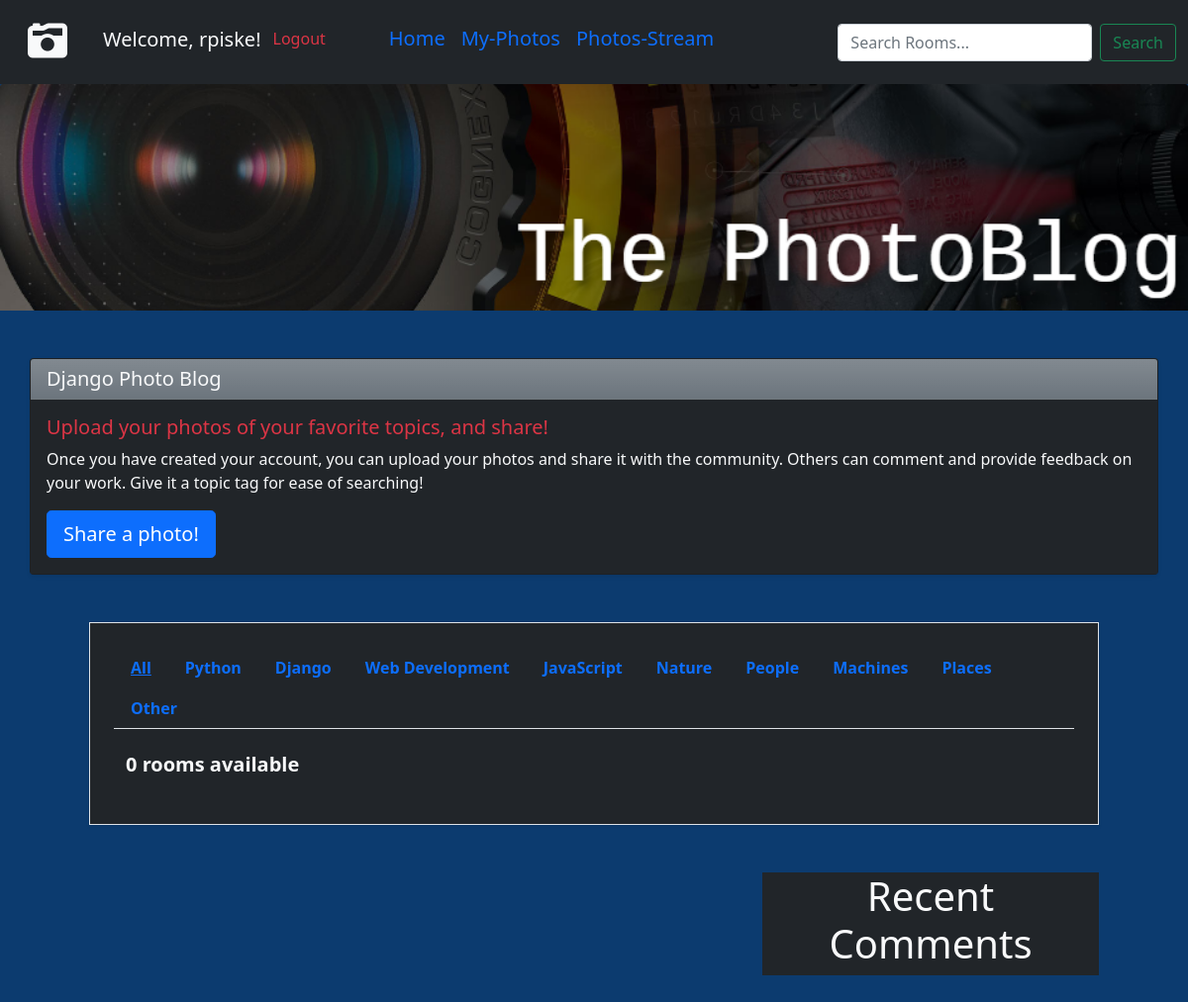
Before: /?q=Animals (signed in) with the older database file.
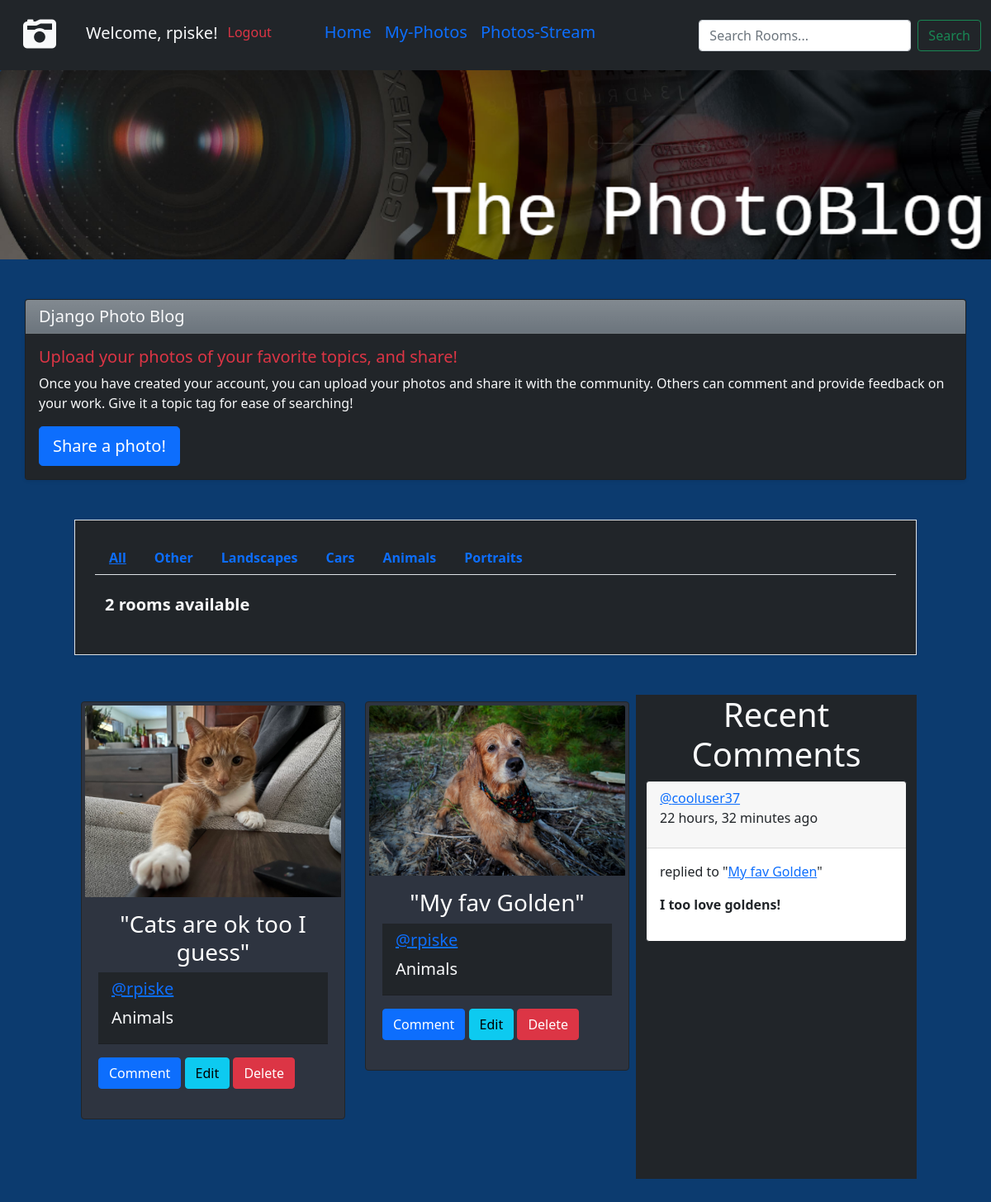
After: the same page with the newer database file.
### base/models.py (models this page shows, shortened)
class Topic(models.Model):
    name = models.CharField(max_length=200)

class Room(models.Model):
    host = models.ForeignKey(User, on_delete=models.CASCADE, null=True)
    topic = models.ForeignKey(Topic, on_delete=models.SET_NULL, null=True)
    name = models.CharField(max_length=200)
    description = models.TextField(null=True, blank=True)
    participants = models.ManyToManyField(User, related_name='participants', blank=True)
    updated = models.DateTimeField(auto_now=True)
    created = models.DateTimeField(auto_now_add=True)
    likes = models.ManyToManyField(User, related_name='likes')
    room_main_img = models.ImageField(upload_to='images/', default='')
    class Meta:
        ordering = ['-updated', '-created']
    def __str__(self):
        return self.name

class Message(models.Model):
    user = models.ForeignKey(User, on_delete=models.CASCADE)
    room = models.ForeignKey(Room, on_delete=models.CASCADE)
    body = models.TextField()
    updated = models.DateTimeField(auto_now=True)
    created = models.DateTimeField(auto_now_add=True)
    class Meta:
        ordering = ['-updated', '-created']
    def __str__(self):
        return self.body[0:50]

### base/views.py (the view)
# urls.py: 2. Add a URL to urlpatterns:  path('', views.home, name='home')
def home(request):
    q = request.GET.get('q') if request.GET.get('q') != None else ''
    rooms = Room.objects.filter(
        Q(topic__name__icontains=q) |
        Q(name__icontains=q) |
        Q(description__icontains=q)
    )
    topics = Topic.objects.all()
    room_count = rooms.count()
    room_messages = Message.objects.filter(Q(room__topic__name__icontains=q))
    context = {'rooms': rooms, 'topics': topics,
               'room_count': room_count, 'room_messages': room_messages}
    return render(request, 'base/home.html', context)

### base/templates/base/home.html (shortened to what this page needs)
{% extends 'main.html' %}
{% load static %}
{% if request.user.is_authenticated %}
    {% block content %}
        <img src="{% static 'base/images/my-banner.png' %}" class="card-img-top" alt="...">
        <div class="container my-5">
            <div class="row card shadow-sm bg-dark">
                  <h5 class="card-header text-light bg-secondary bg-gradient">Django Photo Blog</h5>
                  <div class="card-body bg-dark">
                    <h5 class="card-title text-danger">Upload your photos of your favorite topics, and share!</h5>
                    <p class="card-text text-light">Once you have created your account, you can upload your photos and share it with
                    the community. Others can comment and provide feedback on your work. Give it a topic tag for ease
                    of searching!</p>
                    <a href="{% url 'create-room' %}" class="btn btn-lg btn-primary">Share a photo!</a>
                  </div>
            </div>
            <div class="row m-5 border p-4 bg-dark shadow-sm">
              {% include 'base/topics_component.html' %}
              <h5 class="lead my-4"><span class="fw-bold text-light">{{ room_count }} rooms available</span></h5>
            </div>
            <div class="row m-5">
                <div class="col-lg-8 mb-5 p-2">
                    {% include 'base/feed_component.html' %}
                </div>
                <div class="col-lg-4 bg-dark">
                    {% include 'base/activity_component.html' %}
                </div>
            </div>
        </div>
    {% endblock %}
{% else %}
    <h1 class="display-6">Welcome!</h1>
    <h2 class="display-4">Login to share your photos.</h2>
{% endif %}

### templates/main.html (shortened to what this page needs)
<!DOCTYPE html>
{% load static %}
{% load socialaccount %}
<html lang="en">
<head>
    <link href="https://cdn.jsdelivr.net/npm/bootstrap@5.0.2/dist/css/bootstrap.min.css" rel="stylesheet">
    <link rel="stylesheet" type='text/css' href="{% static 'base/styles/base.css' %}">
</head>
<body>
    {% include 'navbar.html' %}
    {% if request.user.is_authenticated %}
        {% block content %}
        {% endblock %}
    {% endif %}
</body>
</html>

### templates/navbar.html (shortened to what this page needs)
<nav class="navbar navbar-expand-lg navbar-inverse bg-dark">
  <div class="container-fluid">
    <div class="navbar-brand">
        <a class="nav-link text-light" aria-current="page" href="{% url 'home' %}"><i class="fas fa-camera-retro fa-2x"></i></a>
    </div>
    {% if request.user.is_authenticated %}
        <div class="collapse navbar-collapse" id="navbarSupportedContent">
          <ul class="navbar-nav me-auto mb-2 mb-lg-0">
            <li class="nav-item">
                <div class="text-light navbar-brand m-1 h4">Welcome, {{ request.user }}!</div>
            </li>
            <li class="nav-item me-5">
                <a class="nav-link active text-danger" aria-current="page" href="{% url 'logout' %}">Logout</a>
            </li>
            <li class="nav-item">
              <a class="nav-link text-primary active h5" aria-current="page" href="{% url 'home' %}">Home</a>
            </li>
            <li class="nav-item">
              <a class="nav-link text-primary active h5" aria-current="page" href="{% url 'user-profile' user.id %}">My-Photos</a>
            </li>
            <li class="nav-item">
              <a class="nav-link text-primary active h5" aria-current="page" href="{% url 'all-photos' %}">Photos-Stream</a>
            </li>
          </ul>
          <form class="d-flex" method="GET" action="{% url 'home' %}">
            <input class="form-control me-2" type="text" name="q" placeholder="Search Rooms...">
            <button class="btn btn-outline-success" type="submit">Search</button>
          </form>
        </div>
    {% else %}
        <div class="text-success navbar-brand">Rich and Jake's <br><span class="text-primary">Final Project</span></div>
    {% endif %}
  </div>
</nav>

### base/templates/base/topics_component.html
<ul class="nav nav-tabs">
      <li class="nav-link justify-content-center fw-bold"><a href="{% url 'home' %}">All</a></li>
      {% for topic in topics %}
          <li><a class="nav-link fw-bold" href="{% url 'home' %}?q={{ topic.name }}">{{ topic.name }}</a></li>
      {% endfor %}
</ul>

### base/templates/base/feed_component.html
<div class="row row-cols-1 row-cols-md-2 g-4">
{% for room in rooms %}
  <div class="col">
    <div class="card border-dark mb-3 p-1" style="background-color: #2e3440">
        <a href="{% url 'room' room.id %}"><img class="card-img-top" src="{{ room.room_main_img.url }}" alt="img-responsive" title="Goto {{ room.name }}"></a>
      <div class="card-body">
      <h3 class="text-white" style="text-align: center">"{{ room.name }}"</h3>
      <div class="card-header bg-dark text-light">
          <h5><a href="{% url 'user-profile' room.host.id %}">@{{ room.host.username }}</a></h5>
        <p class="card-title lead">{{ room.topic.name }}</p>
      </div>
          {% if request.user == room.host %}
              <div class="d-flex-inline my-3 " >
                <a class="btn btn-primary" href="{% url 'room' room.id %}">Comment</a>
                <a class="btn btn-info" href="{% url 'update-room' room.id %}">Edit</a>
                <a class="btn btn-danger mt-auto" href="{% url 'delete-room' room.id %}">Delete</a>
              </div>
          {% else %}
              <div class="d-grid gap-2 col-10 mx-auto my-3">
                <a class="btn btn-lg btn-primary" href="{% url 'room' room.id %}">Comment</a>
              </div>
          {% endif %}
      </div>
    </div>
  </div>
{% endfor %}
</div>

### base/templates/base/activity_component.html (shortened to what this page needs)
<h3 class="text-center text-light display-6">Recent Comments</h3>
{% for message in room_messages %}
    <div class="card-group">
        <div class="card border-dark mb-3">
            <div class="card-header">
                <a href="{% url 'user-profile' message.user.id %}">@{{ message.user }}</a>
                <p>{{ message.created|timesince }} ago</p>
            </div>
            <div class="card-body text-dark">
                <p class="card-text">replied to "<a href="{% url 'room' message.room.id %}">{{ message.room }}</a>"</p>
                <p class="card-text fw-bold">{{ message }}</p>
            </div>
        </div>
    </div>
{% endfor %}

### static/base/styles/base.css (style rules this page uses)
body { background-color: #0C3B6F; }

Changed rows visible on the page:
removed Topic: name "Python"
removed Topic: name "Django"
removed Topic: name "Web Development"
removed Topic: name "JavaScript"
removed Topic: name "Nature"
removed Topic: name "People"
removed Topic: name "Machines"
removed Topic: name "Places"
added Topic: name "Landscapes"
added Topic: name "Cars"
added Topic: name "Animals"
added Topic: name "Portraits"
added Room: room_main_img (picture), name "Cats are ok too I guess", host.username "rpiske", topic.name "Animals", shows "Comment"
added Room: room_main_img (picture), name "My fav Golden", host.username "rpiske", topic.name "Animals", shows "Comment"
added Message: user "cooluser37", created "22 hours, 32 minutes", room "My fav Golden", body "I too love goldens!"
Other visible differences:
{{ room_count }}: "0" → "2"
